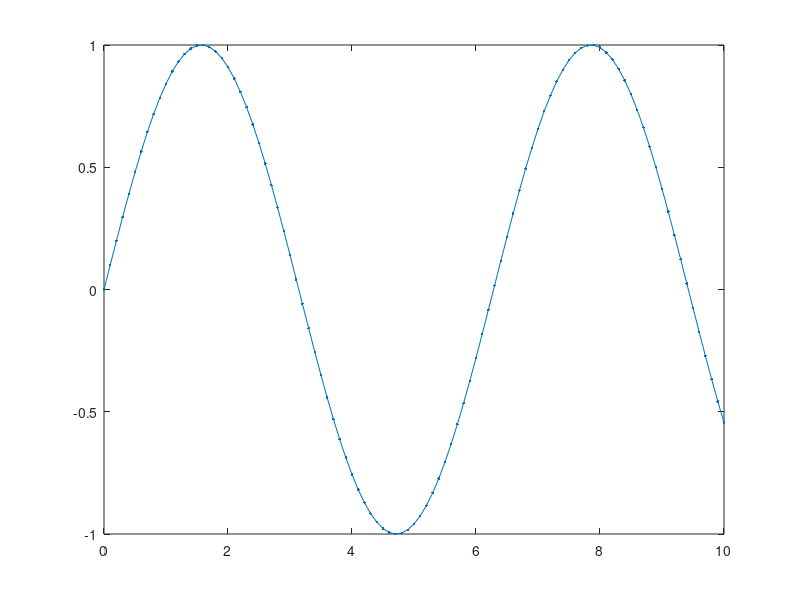

This figure's MATLAB source: (Note: this script raises an error after producing the figure.)
x = 0 : 0.1 : 10;
y = sin(x);
plot(x, y, '.-')
%%
y1 = randoom(y, 0.1);
plot(x, y1, '.-', x, y);
grid on
%%
y2 = medfilt1(y1);
plot(x, y1, '.-', x, y, '.-', x, y2, '.-');